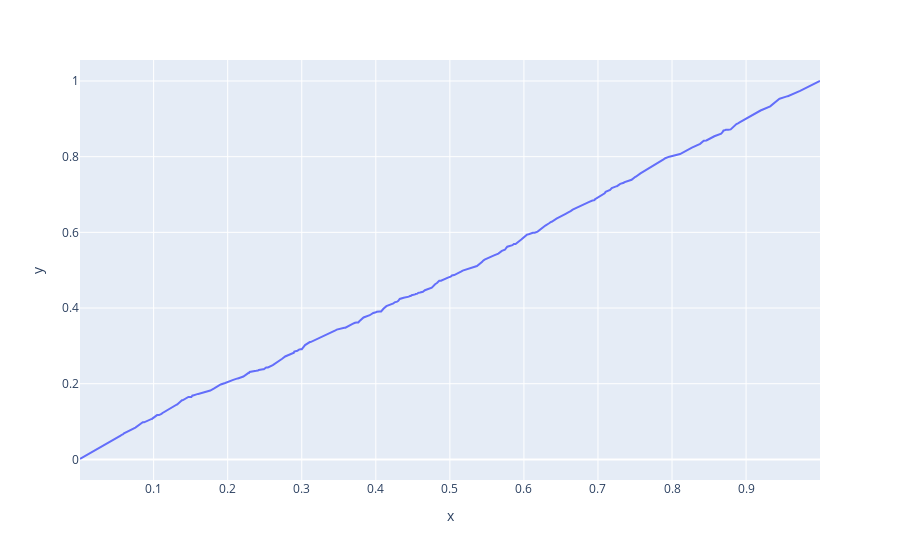

Notebook source saved alongside this figure:
### Code cell
px.line(x = treshholds[1:], y = ECDF(binary_frame['p_hat1'])(treshholds[1:]))

### Figure 1 — Plotly figure (JSON) as saved in the notebook; plotly's stock layout.template omitted (floating-point values rounded to 4 significant figures; data arrays with more than 128 entries replaced by an {"elided": "..."} marker saying what was removed)
{"data": [{"hovertemplate": "x=%{x}<br>y=%{y}<extra></extra>", "legendgroup": "", "line": {"color": "#636efa", "dash": "solid"}, "marker": {"symbol": "circle"}, "mode": "lines", "name": "", "orientation": "v", "showlegend": false, "type": "scatter", "x": {"elided": "357 float values"}, "xaxis": "x", "y": {"elided": "357 float values"}, "yaxis": "y"}], "layout": {"autosize": true, "legend": {"tracegroupgap": 0}, "margin": {"t": 60}, "xaxis": {"anchor": "y", "autorange": true, "domain": [0, 1], "range": [0.000546, 0.9998], "title": {"text": "x"}, "type": "linear"}, "yaxis": {"anchor": "x", "autorange": true, "domain": [0, 1], "range": [-0.0545, 1.056], "title": {"text": "y"}, "type": "linear"}}}
